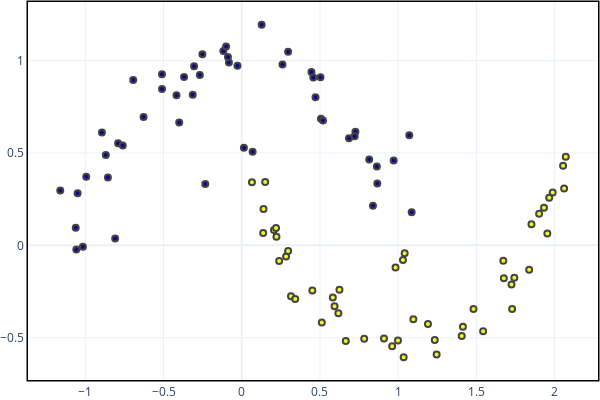

Notebook code cell kept with this figure:
### Markdown cell above
# Random Sampler

### Code cell
n_data_to_label = len(idx_to_label)
random_sampler = RandomSampler(train_X, labeled_mask)
idx_to_label = random_sampler.sample(n_data_to_label)
print("Sample {} data points".format(len(idx_to_label)))
cur_labeled_mask = np.copy(labeled_mask)
cur_labeled_mask[idx_to_label] = True
learner.fit(train_X[cur_labeled_mask], train_y[cur_labeled_mask])
acc = eval_acc(test_X, test_y, vis=True)
